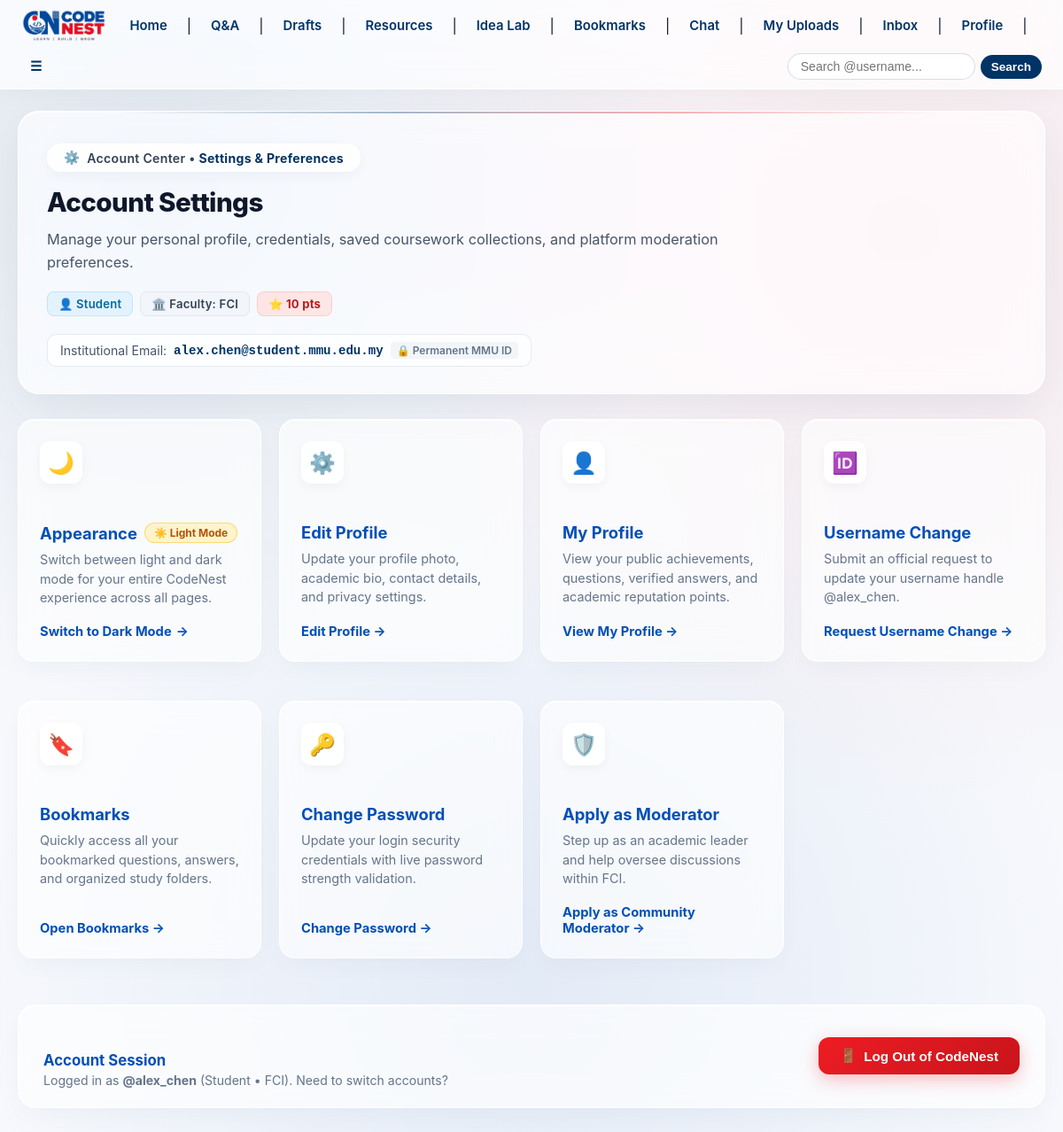
The page /settings (signed in) on the database its author committed.
### models.py (models this page shows, shortened)
class User(UserMixin, db.Model):
    __tablename__ = 'users'
    __table_args__ = (
        db.CheckConstraint(f"faculty IN {tuple(FACULTY_CODES)}", name='ck_user_faculty_valid'),
    )
    id = db.Column(db.Integer, primary_key=True)
    username = db.Column(db.String(50), unique=True, nullable=False)
    email = db.Column(db.String(120), unique=True, nullable=False)
    password_hash = db.Column(db.String(256), nullable=False)
    role = db.Column(db.String(30), nullable=False, default='Student')
    faculty = db.Column(db.String(10), nullable=False, default=FACULTY_CODES[0])
    verification_code = db.Column(db.String(6), nullable=True)
    is_verified = db.Column(db.Boolean, default=False)
    is_banned = db.Column(db.Boolean, default=False, nullable=False)
    suspended_until = db.Column(db.DateTime, nullable=True)
    suspension_reason = db.Column(db.String(255), nullable=True)
    verification_code_created_at = db.Column(db.DateTime, nullable=True)
    verification_attempts = db.Column(db.Integer, default=0, nullable=False)
    verification_resend_available_at = db.Column(db.DateTime, nullable=True)
    failed_login_attempts = db.Column(db.Integer, default=0, nullable=False)
    locked_until = db.Column(db.DateTime, nullable=True)
    reset_code = db.Column(db.String(6), nullable=True)
    reset_code_created_at = db.Column(db.DateTime, nullable=True)
    reset_attempts = db.Column(db.Integer, default=0, nullable=False)
    reset_resend_available_at = db.Column(db.DateTime, nullable=True)
    bio = db.Column(db.String(500), nullable=True)
    profile_pic = db.Column(db.String(255), nullable=True)
    contact_email = db.Column(db.String(120), nullable=True)
    github_url = db.Column(db.String(200), nullable=True)
    linkedin_url = db.Column(db.String(200), nullable=True)
    website_url = db.Column(db.String(200), nullable=True)
    require_follow_approval = db.Column(db.Boolean, default=False, nullable=False)
    contact_email_privacy = db.Column(db.String(20), default='private', nullable=False)  # 'all', 'followers', 'private'
    social_links_privacy = db.Column(db.String(20), default='all', nullable=False)      # 'all', 'followers', 'private'
    created_at = db.Column(db.DateTime, default=lambda: datetime.now(timezone.utc))
    def is_student(self):
        return bool(self.role and self.role.strip().lower() == 'student')
    def is_professor(self):
        return bool(self.role and self.role.strip().lower() == 'professor')
    def is_moderator(self):
        return bool(self.role and self.role.strip().lower() in ('community moderator', 'moderator'))
    def is_admin(self):
        return bool(self.role and self.role.strip().lower() == 'admin')
    @property
    def reputation_points(self):
        return sum(ans.total_points for ans in self.answers)
    @property
    def has_pending_moderator_application(self):
        return any(app.status == 'pending' for app in self.moderator_applications)
    def is_suspended(self):
        return False
    def get_suspension_status(self):
        if self.is_suspended():
            return True, self.suspended_until, self.suspension_reason
        return False, None, None
    @property
    def unread_warnings_count(self):
        return sum(1 for w in self.warnings_received if not w.is_read)
    @property
    def unread_notifications_count(self):
        return Notification.query.filter_by(user_id=self.id, is_read=False).count()
    @property
    def total_unread_chats_count(self):
        return ChatMessage.query.filter_by(recipient_id=self.id, is_read=False).count()
    @property
    def has_pending_username_request(self):
        return any(r.status == 'pending' for r in self.username_requests)

### app.py (the view)
@app.route('/settings')
@login_required
def settings():
    logout_form = LogoutForm()
    return render_template('settings.html', logout_form=logout_form)

### forms.py
class LogoutForm(FlaskForm):
    submit = SubmitField('Logout')

### app.py (called while the page is built, shortened)
@login_manager.user_loader
def load_user(user_id):
    return db.session.get(User, int(user_id))

@app.context_processor
def inject_global_vars():
    return {
        'app_name': 'CodeNest',
        'current_year': datetime.now(timezone.utc).year
    }

@app.context_processor
def inject_global_vars():
    return dict(app_name="Codenest")

@app.before_request
def check_account_restrictions():
    if current_user.is_authenticated:
        try:
            db.session.refresh(current_user)
        except Exception:
            pass
        is_restricted = False
        message = ""
        if current_user.is_banned:
            is_restricted = True
            message = "This account has been permanently banned from CodeNest."
        else:
            is_susp, susp_date, susp_reason = current_user.get_suspension_status()
            if is_susp:
                is_restricted = True
                date_str = susp_date.strftime('%Y-%m-%d %H:%M UTC') if hasattr(susp_date, 'strftime') else str(susp_date)
                reason_str = f" Reason: {susp_reason}" if susp_reason else ""
                message = f"Your account is temporarily suspended until {date_str}.{reason_str}"

@app.after_request
def set_security_cache_headers(response):
    content_type = response.headers.get('Content-Type', '')
    if 'text/html' in content_type or current_user.is_authenticated:
        response.headers['Cache-Control'] = 'no-store, no-cache, must-revalidate, post-check=0, pre-check=0, max-age=0'
        response.headers['Pragma'] = 'no-cache'
        response.headers['Expires'] = '-1'
    return response

### models.py (called while the page is built)
    @property
    def professor_marks(self):
        return [m for m in self.best_marks if m.user and m.user.is_professor()]

    @property
    def student_marks(self):
        return [m for m in self.best_marks if m.user and not m.user.is_professor()]

    @property
    def professor_marks_count(self):
        return len(self.professor_marks)

    @property
    def student_marks_count(self):
        return len(self.student_marks)

    @property
    def total_points(self):
        return (self.professor_marks_count * 50) + (self.student_marks_count * 5)

### templates/settings.html (shortened to what this page needs)
{% extends "base.html" %}
{% block content %}
<div class="glass-hero-settings">
    <div>
        <div class="glass-badge">
            <span class="badge-sparkle">⚙️</span>
            <span>Account Center &bull; <span class="badge-highlight">Settings &amp; Preferences</span></span>
        </div>
    </div>
    <h1 class="settings-title">Account Settings</h1>
    <p class="settings-subtitle">
        Manage your personal profile, credentials, saved coursework collections, and platform moderation preferences.
    </p>
    <div class="user-chip-bar">
        <span class="user-chip chip-role">👤 {{ current_user.role }}</span>
        <span class="user-chip chip-faculty">🏛️ Faculty: {{ current_user.faculty or 'MMU' }}</span>
        <span class="user-chip chip-pts">⭐ {{ current_user.reputation_points }} pts</span>
    </div>
    <div>
        <div class="email-box">
            <span>Institutional Email:</span>
            <span class="email-val">{{ current_user.email }}</span>
            <span class="badge-immutable">🔒 Permanent MMU ID</span>
        </div>
    </div>
</div>
<div class="glass-grid">
    <div class="glass-card" style="cursor: pointer;" onclick="toggleAppTheme()" id="theme-setting-card" title="Click to toggle Light / Dark Mode">
        <div class="glass-icon-orb" id="theme-icon-orb">🌙</div>
        <h3 class="card-title">
            <span>Appearance</span>
            <span id="theme-status-pill" class="status-pill-light">☀️ Light Mode</span>
        </h3>
        <p class="card-desc">Switch between light and dark mode for your entire CodeNest experience across all pages.</p>
        <span class="card-link" id="theme-toggle-link">
            <span id="theme-toggle-label">Switch to Dark Mode</span> &rarr;
        </span>
    </div>
    <a href="{{ url_for('edit_profile') }}" class="glass-card">
        <div class="glass-icon-orb">⚙️</div>
        <h3 class="card-title">Edit Profile</h3>
        <p class="card-desc">Update your profile photo, academic bio, contact details, and privacy settings.</p>
        <span class="card-link">Edit Profile &rarr;</span>
    </a>
    <a href="{{ url_for('public_profile', username=current_user.username) }}" class="glass-card">
        <div class="glass-icon-orb">👤</div>
        <h3 class="card-title">My Profile</h3>
        <p class="card-desc">View your public achievements, questions, verified answers, and academic reputation points.</p>
        <span class="card-link">View My Profile &rarr;</span>
    </a>
    <a href="{{ url_for('request_username_change') }}" class="glass-card">
        <div class="glass-icon-orb">🆔</div>
        <h3 class="card-title">
            <span>Username Change</span>
        </h3>
        <p class="card-desc">Submit an official request to update your username handle @{{ current_user.username }}.</p>
        <span class="card-link">Request Username Change &rarr;</span>
    </a>
    <a href="{{ url_for('saved_questions') }}" class="glass-card">
        <div class="glass-icon-orb">🔖</div>
        <h3 class="card-title">Bookmarks</h3>
        <p class="card-desc">Quickly access all your bookmarked questions, answers, and organized study folders.</p>
        <span class="card-link">Open Bookmarks &rarr;</span>
    </a>
    <a href="{{ url_for('change_password') }}" class="glass-card">
        <div class="glass-icon-orb">🔑</div>
        <h3 class="card-title">Change Password</h3>
        <p class="card-desc">Update your login security credentials with live password strength validation.</p>
        <span class="card-link">Change Password &rarr;</span>
    </a>
    {% if current_user.is_student() %}
        {% if current_user.has_pending_moderator_application %}
            <a href="{{ url_for('moderator_status') }}" class="glass-card">
                <div class="glass-icon-orb">🛡️</div>
                <h3 class="card-title">
                    <span>Moderator Application</span>
                    <span class="status-pill-pending">⏳ Pending Review</span>
                </h3>
                <p class="card-desc">Your application to become a Community Moderator is currently being reviewed by administrators.</p>
                <span class="card-link">Check Application Status &rarr;</span>
            </a>
        {% else %}
            <a href="{{ url_for('moderator_apply') }}" class="glass-card">
                <div class="glass-icon-orb">🛡️</div>
                <h3 class="card-title">Apply as Moderator</h3>
                <p class="card-desc">Step up as an academic leader and help oversee discussions within {{ current_user.faculty or 'your faculty' }}.</p>
                <span class="card-link">Apply as Community Moderator &rarr;</span>
            </a>
        {% endif %}
    {% endif %}
</div>
<div class="glass-logout-card">
    <div>
        <h3 class="logout-info-title">Account Session</h3>
        <p class="logout-info-sub">
            Logged in as <strong>@{{ current_user.username }}</strong> ({{ current_user.role }} &bull; {{ current_user.faculty }}). Need to switch accounts?
        </p>
    </div>
    <div>
        <form method="POST" action="{{ url_for('logout') }}" style="margin: 0;">
            <button type="submit" class="btn-logout-modern">
                <span>🚪</span>
                <span>Log Out of CodeNest</span>
            </button>
        </form>
    </div>
</div>
{% endblock %}

### templates/base.html (style rules this page uses)
* { box-sizing: border-box; }
body { font-family: -apple-system, BlinkMacSystemFont, "Segoe UI", Roboto, "Helvetica Neue", Arial, sans-serif; margin: 0; padding: 0; color: #0f172a; background: radial-gradient(circle at 15% 15%, rgba(0, 51, 102, 0.09) 0%, transparent 40%), radial-gradient(circle at 85% 20%, rgba(237, 28, 36, 0.07) 0%, transparent 45%), radial-gradient(circle at 50% 85%, rgba(0, 79, 182, 0.08) 0%, transparent 50%), #f6f8fc; background-attachment: fixed; min-height: 100vh; }
.glass-card { background: rgba(255,255,255,0.65); backdrop-filter: blur(20px) saturate(180%); -webkit-backdrop-filter: blur(20px) saturate(180%); border: 1px solid rgba(255,255,255,0.85); border-radius: 20px; box-shadow: 0 20px 50px -10px rgba(0,51,102,0.08), inset 0 1px 1px rgba(255,255,255,0.9); padding: 32px 26px; margin-bottom: 24px; }
.content-wrap h3 { color: #004FB6; margin-top: 30px; }
.content-wrap :where(button, input[type="submit"]) { padding: 10px 18px; border: 0; border-radius: 12px; background: linear-gradient(135deg,#003366,#004FB6); color: #fff; font-weight: 700; cursor: pointer; transition: transform .2s ease, box-shadow .2s ease; }

### rows shown on the page
User: role "Student", faculty "FCI", reputation_points "10", email "alex.chen@student.mmu.edu.my", username "alex_chen"
